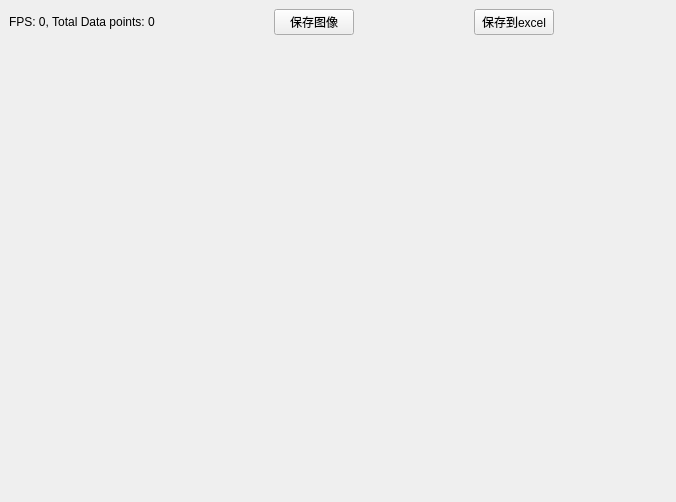
<?xml version="1.0" encoding="UTF-8"?>
<ui version="4.0">
 <class>PwmViewDockWidget</class>
 <widget class="QDockWidget" name="PwmViewDockWidget">
  <property name="geometry">
   <rect>
    <x>0</x>
    <y>0</y>
    <width>676</width>
    <height>502</height>
   </rect>
  </property>
  <property name="windowTitle">
   <string>Pwm实时图表</string>
  </property>
  <widget class="QWidget" name="dockWidgetContents">
   <layout class="QGridLayout" name="gridLayout">
    <item row="0" column="0">
     <layout class="QHBoxLayout" name="horizontalLayout_2">
      <item>
       <widget class="QLabel" name="labFps_2">
        <property name="text">
         <string>FPS: 0, Total Data points: 0</string>
        </property>
       </widget>
      </item>
      <item>
       <spacer name="horizontalSpacer_5">
        <property name="orientation">
         <enum>Qt::Horizontal</enum>
        </property>
        <property name="sizeHint" stdset="0">
         <size>
          <width>348</width>
          <height>17</height>
         </size>
        </property>
       </spacer>
      </item>
      <item>
       <widget class="QPushButton" name="btnSave_2">
        <property name="text">
         <string>保存图像</string>
        </property>
       </widget>
      </item>
      <item>
       <spacer name="horizontalSpacer_6">
        <property name="orientation">
         <enum>Qt::Horizontal</enum>
        </property>
        <property name="sizeHint" stdset="0">
         <size>
          <width>348</width>
          <height>17</height>
         </size>
        </property>
       </spacer>
      </item>
      <item>
       <widget class="QPushButton" name="btnExcel_2">
        <property name="text">
         <string>保存到excel</string>
        </property>
       </widget>
      </item>
      <item>
       <spacer name="horizontalSpacer_7">
        <property name="orientation">
         <enum>Qt::Horizontal</enum>
        </property>
        <property name="sizeHint" stdset="0">
         <size>
          <width>348</width>
          <height>17</height>
         </size>
        </property>
       </spacer>
      </item>
      <item>
       <spacer name="horizontalSpacer_8">
        <property name="orientation">
         <enum>Qt::Horizontal</enum>
        </property>
        <property name="sizeHint" stdset="0">
         <size>
          <width>138</width>
          <height>17</height>
         </size>
        </property>
       </spacer>
      </item>
     </layout>
    </item>
    <item row="1" column="0">
     <widget class="MyPlot" name="plot" native="true"/>
    </item>
   </layout>
  </widget>
 </widget>
 <customwidgets>
  <customwidget>
   <class>MyPlot</class>
   <extends>QWidget</extends>
   <header>myplot.h</header>
   <container>1</container>
  </customwidget>
 </customwidgets>
 <resources/>
 <connections/>
</ui>
